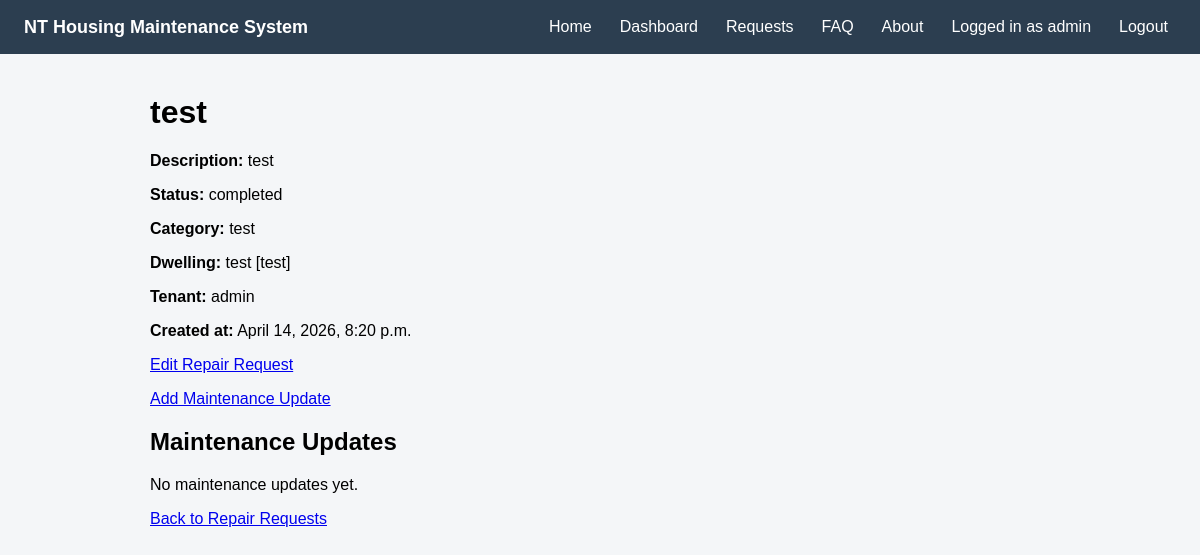
Page /requests/1/ (signed in) on the earlier database version.
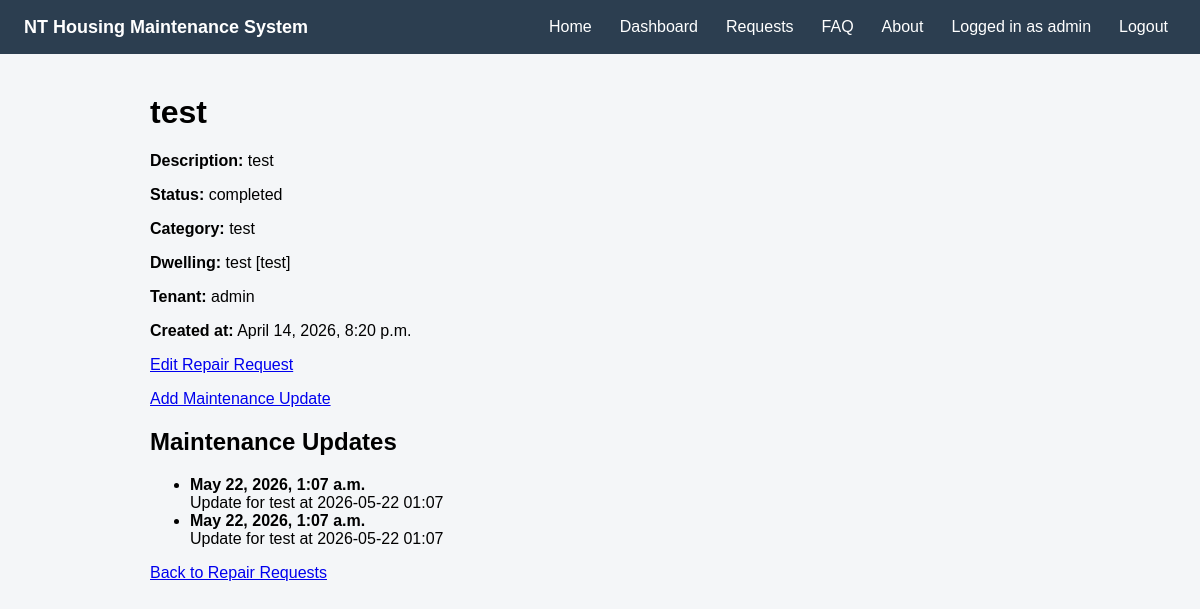
Same page on the later database version.
### housing/models.py (models this page shows, shortened)
class RepairRequest(models.Model):
    STATUS_CHOICES = [
        ("pending", "Pending"),
        ("in_progress", "In Progress"),
        ("completed", "Completed"),
    ]
    objects = RepairRequestQuerySet.as_manager()
    dwelling = models.ForeignKey(Dwelling, on_delete=models.CASCADE)
    tenant = models.ForeignKey(Tenant, on_delete=models.CASCADE)
    category = models.ForeignKey(Category, on_delete=models.CASCADE)
    created_by = models.ForeignKey(
        User,
        on_delete=models.CASCADE,
        related_name="repair_requests",
        null=True,
        blank=True,
    )
    title = models.CharField(max_length=200)
    description = models.TextField()
    status = models.CharField(
        max_length=20,
        choices=STATUS_CHOICES,
        default="pending",
    )
    created_at = models.DateTimeField(auto_now_add=True)
    updated_at = models.DateTimeField(auto_now=True)

class Category(models.Model):
    name = models.CharField(max_length=100)
    def __str__(self):
        return self.name

class Dwelling(models.Model):
    community = models.ForeignKey(Community, on_delete=models.CASCADE)
    address = models.CharField(max_length=255)
    dwelling_code = models.CharField(max_length=50)
    def __str__(self):
        return f"{self.address} [{self.dwelling_code}]"

class Tenant(models.Model):
    user = models.OneToOneField(User, on_delete=models.CASCADE)
    dwelling = models.ForeignKey(Dwelling, on_delete=models.CASCADE)
    def __str__(self):
        return self.user.username

class MaintenanceUpdate(models.Model):
    repair_request = models.ForeignKey(
        RepairRequest,
        on_delete=models.CASCADE,
        related_name="updates",
    )
    note = models.TextField()
    updated_at = models.DateTimeField(auto_now_add=True)
    def __str__(self):
        return f"Update for {self.repair_request.title} at {self.updated_at:%Y-%m-%d %H:%M}"

### housing/views.py (the view)
class RepairRequestDetailView(LoginRequiredMixin, RepairRequestAccessMixin, DetailView):
    model = RepairRequest
    template_name = "housing/repair_request_detail.html"
    context_object_name = "request"
    login_url = "/login/"
    def get_queryset(self):
        return (
            self.get_accessible_requests()
            .select_related(
                "category",
                "dwelling",
                "tenant__user"
            )
            .prefetch_related("updates")
        )

### housing/services.py (called while the page is built)
    @staticmethod
    def is_staff_or_superuser(user):
        return (
            user.is_authenticated
            and (
                user.is_staff
                or user.is_superuser
            )
        )

### housing/views.py (called while the page is built)
    def get_accessible_requests(self):
        if PermissionService.is_staff_or_superuser(self.request.user):
            return RepairRequest.objects.all()
        return RepairRequest.objects.filter(
            Q(created_by=self.request.user) |
            Q(tenant__user=self.request.user)
        ).distinct()

### housing/templates/housing/repair_request_detail.html
{% extends "housing/base.html" %}
{% block content %}
<div class="container">
    <h1>{{ request.title }}</h1>
    <p><strong>Description:</strong> {{ request.description }}</p>
    <p><strong>Status:</strong> {{ request.status }}</p>
    <p><strong>Category:</strong> {{ request.category }}</p>
    <p><strong>Dwelling:</strong> {{ request.dwelling }}</p>
    <p><strong>Tenant:</strong> {{ request.tenant }}</p>
    <p><strong>Created at:</strong> {{ request.created_at }}</p>
    <p>
        <a href="{% url 'repair-request-update' request.pk %}">
            Edit Repair Request
        </a>
    </p>
    {% if user.is_staff or user.is_superuser %}
        <p>
            <a href="{% url 'maintenance-update-create' request.pk %}">
                Add Maintenance Update
            </a>
        </p>
    {% endif %}
    <h2>Maintenance Updates</h2>
    {% if request.updates.all %}
        <ul>
            {% for update in request.updates.all %}
                <li>
                    <strong>{{ update.updated_at }}</strong>
                    <br>
                    {{ update }}
                </li>
            {% endfor %}
        </ul>
    {% else %}
        <p>No maintenance updates yet.</p>
    {% endif %}
    <p>
        <a href="{% url 'repair-request-list' %}">
            Back to Repair Requests
        </a>
    </p>
</div>
{% endblock %}

### housing/templates/housing/base.html (shortened to what this page needs)
<!DOCTYPE html>
<html>
<head>
</head>
<body>
    <header class="header">
        <div class="header-inner">
            <div class="brand">NT Housing Maintenance System</div>
            <nav class="nav">
                <a href="{% url 'home' %}">Home</a>
                <a href="{% url 'dashboard' %}">Dashboard</a>
                <a href="{% url 'repair-request-list' %}">Requests</a>
                <a href="{% url 'faq' %}">FAQ</a>
                <a href="{% url 'about' %}">About</a>
                {% if user.is_authenticated %}
                    <span>Logged in as {{ user.username }}</span>
                    <form method="post" action="{% url 'logout' %}" class="logout-form">
                        <button type="submit" class="logout-button">
                            Logout
                        </button>
                    </form>
                {% else %}
                    <a href="{% url 'register' %}">Register</a>
                    <a href="{% url 'login' %}">Login</a>
                {% endif %}
            </nav>
        </div>
    </header>
    <main>
        {% block content %}{% endblock %}
    </main>
</body>
</html>

### housing/templates/housing/base.html (style rules this page uses)
body { font-family: Arial, sans-serif; background: #f4f6f8; margin: 0; }
.header { background: #2c3e50; color: #fff; padding: 12px 24px; display: flex; align-items: center; }
.brand { font-size: 18px; font-weight: 600; }
.header-inner { display: flex; align-items: center; justify-content: space-between; width: 100%; }
.nav { display: flex; gap: 12px; align-items: center; }
.nav a { color: #fff; text-decoration: none; padding: 6px 8px; }
.nav span { color: #fff; padding: 6px 8px; }
.logout-form { display: inline; margin: 0; }
.logout-button { background: none; border: none; color: #fff; cursor: pointer; font: inherit; padding: 6px 8px; }
.container { max-width: 900px; margin: 40px auto; padding: 0 20px; }

Differences in the rows shown:
added MaintenanceUpdate: updated_at "May 22, 2026, 1:07 a.m.", repair_request+updated_at "Update for test at 2026-05-22 01:07"
added MaintenanceUpdate: updated_at "May 22, 2026, 1:07 a.m.", repair_request+updated_at "Update for test at 2026-05-22 01:07"
Other differences:
text no longer shown: "No maintenance updates yet."
